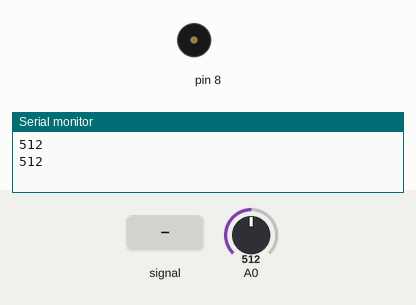
This sketch was run on a simulated Arduino Uno, built with avr-gcc and run on an emulated ATmega328P. Shown: buzzer (waves = sounding), the last lines printed to the serial monitor. Inputs (shaded band) come from the test bench; at power-on: A0 = 512.

Above: at 1.2 s.
1.3 s: A0 fed a 200 Hz sine of ±460 counts around its level
3.8 s: A0 set to 716
At 4.8 s:
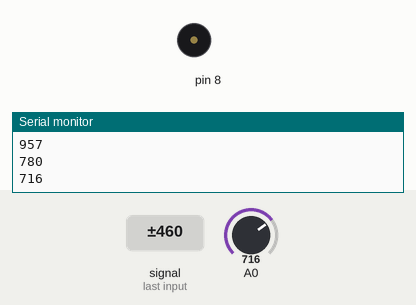
5.3 s: A0 fed a 1000 Hz sine of ±255 counts around its level
At 7.8 s:
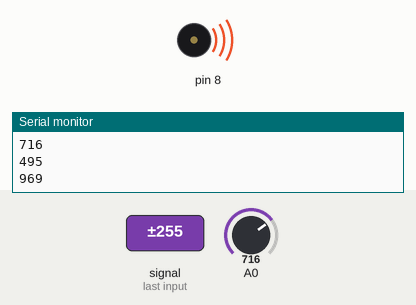
Timing chart, 0 to 7.7 s (numbered marks = the images above; inputs shaded):
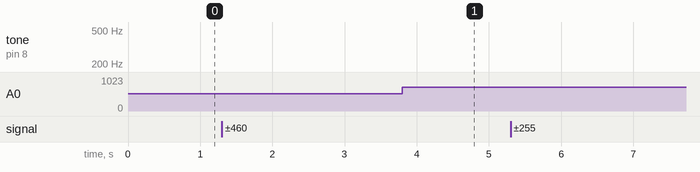

Measured:
- after the input at 3.8 s, tone on pin 8: stays silent (without the input it goes to 349 Hz after 1.1 s)

The sketch:

Project07b.ino
```cpp
int notes[]={262,294,330,349,392,440,494};
int inputSignalValue;
int outputLogCounter=0;
void setup() {
  // put your setup code here, to run once:
Serial.begin(9600);
}

void loop() {
  // put your main code here, to run repeatedly:
  inputSignalValue=analogRead(A0);
  if (millis()%1000==0){
    if (outputLogCounter==0){
     Serial.println(inputSignalValue);
     outputLogCounter++;
    }
  } else{
    outputLogCounter=0;
  }
  if (inputSignalValue>=1015){
    tone(8,notes[0]);
  } else if (inputSignalValue>=995&&inputSignalValue<=1010){
    tone(8,notes[1]);
  } else if (inputSignalValue>=975&&inputSignalValue<=990){
    tone(8,notes[2]);
  } else if (inputSignalValue>=955&&inputSignalValue<=970){
    tone(8,notes[3]);
  } else if (inputSignalValue>=935&&inputSignalValue<=950){
    tone(8,notes[4]);
  } else if (inputSignalValue>=915&&inputSignalValue<=930){
    tone(8,notes[5]);
  } else if (inputSignalValue>=900&&inputSignalValue<=910){
    tone(8,notes[6]);
  } else {
    noTone(8);
  }
}
```
